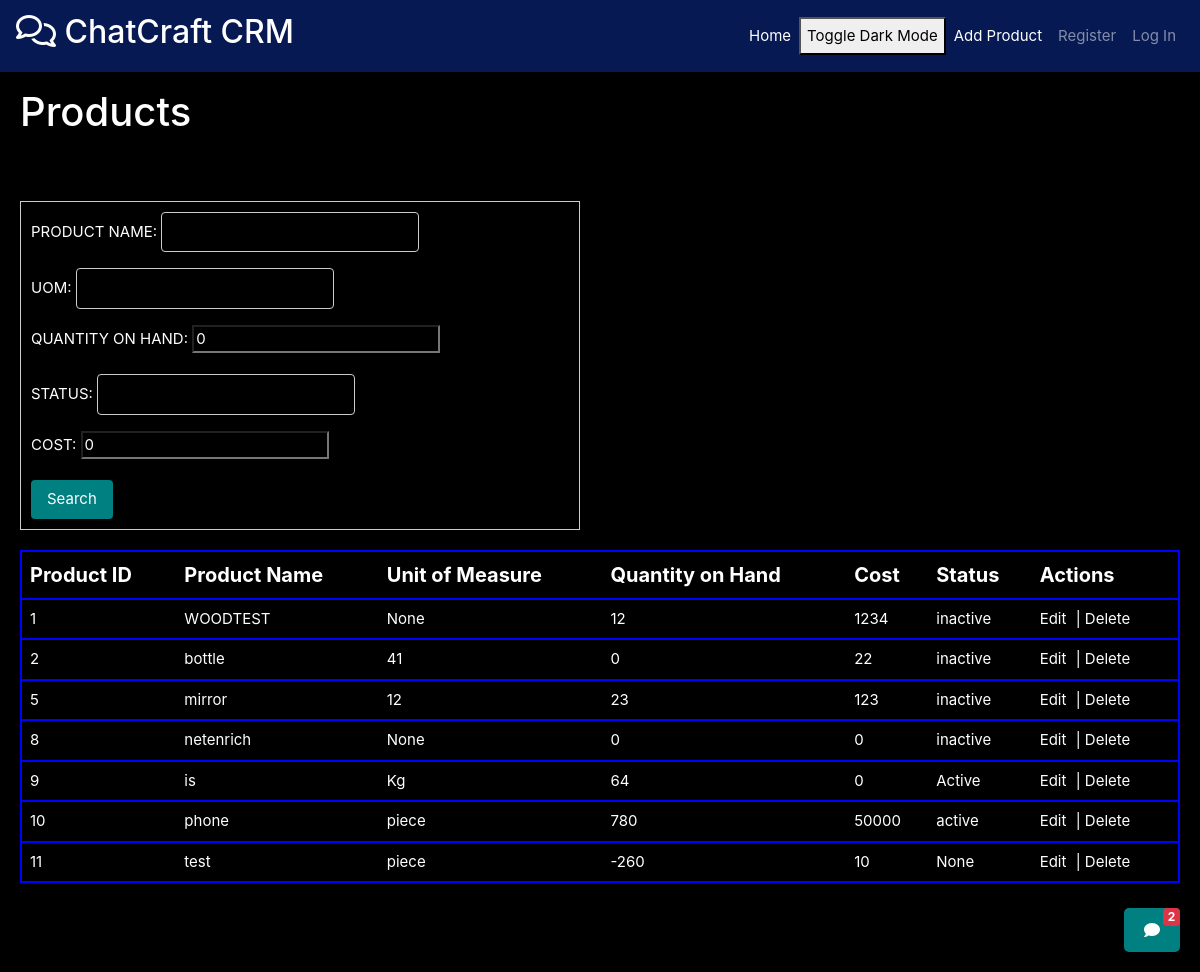
The page /products/get/ on the database as committed earlier.
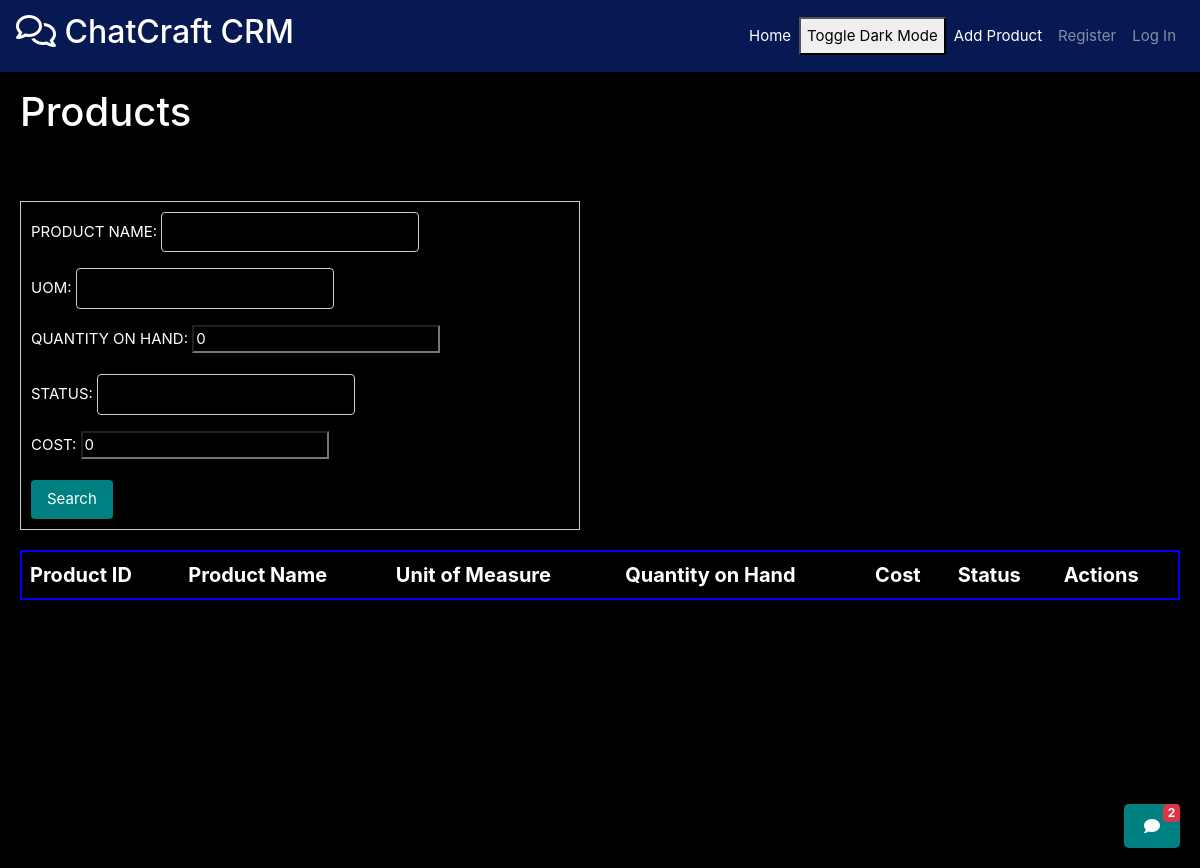
The same page on the database as committed later.
### products/models.py (models this page shows, shortened)
class Product(models.Model):
    PRODUCT_ID=models.AutoField(primary_key=True)
    PRODUCT_NAME = models.CharField(max_length=35,unique = True)
    UOM=models.CharField(max_length=35,null=True,blank=True)
    COST = models.IntegerField(default=0,null=True,blank=True)
    QUANTITY_ON_HAND=models.IntegerField(default = 0,null=True,blank=True)
    STATUS = models.CharField(max_length=35,null = True,blank=True)

### products/views.py (the view)
# urls.py: path('get/', views.getProduct),
def getProduct(request : HttpRequest):
    data = request.GET
    products = Product.objects.all()
    filter_fields = ["PRODUCT_NAME", "UOM", "QUANTITY_ON_HAND", "STATUS", "COST"]
    for field in filter_fields:
        param_value = data.get(field)
        if param_value:
            products = products.filter(**{field: param_value})
    product_list = []
    for product in products:
        product_details = {
            'PRODUCT_ID': product.PRODUCT_ID,
            'PRODUCT_NAME': product.PRODUCT_NAME,
            'UOM': product.UOM,
            'COST': product.COST,
            'QUANTITY_ON_HAND': product.QUANTITY_ON_HAND,
            'STATUS': product.STATUS,
        }
        product_list.append(product_details)
    product_data = json.dumps(product_list, indent=4)
    return render(request, 'Products/display_products.html', {'products':products, 'form':ProductForm()})

### products/forms.py (shortened to what this page needs)
class ProductForm(forms.ModelForm):
    class Meta:
        model = Product
        fields = ["PRODUCT_NAME", "UOM", "QUANTITY_ON_HAND", "STATUS", "COST"]  # List the fields you want to edit

### products/templates/Products/display_products.html (shortened to what this page needs)
{% extends 'base.html' %}
{% block extra_nav %}
<li class="nav-item">
    <a class="nav-link" href="/products/add/" style="color: white;">Add Product</a>
</li>
{% endblock %}
{% block content %}
<h1 class="page-title">Products</h1>
<br><br>
<form method="get" novalidate style="width: 560px;">
    {{ form.as_p }}
    <button type="submit">Search</button>
</form>
<table class="custom-table">
    <thead>
        <tr class="table-header">
            <th>Product ID</th>
            <th>Product Name</th>
            <th>Unit of Measure</th>
            <th>Quantity on Hand</th>
            <th>Cost</th>
            <th>Status</th>
            <th>Actions</th>
        </tr>
    </thead>
    <tbody>
        {% for product in products %}
        <tr>
            <td>{{ product.PRODUCT_ID }}</td>
            <td>{{ product.PRODUCT_NAME }}</td>
            <td>{{ product.UOM }}</td>
            <td>{{ product.QUANTITY_ON_HAND }}</td>
            <td>{{ product.COST }}</td>
            <td>{{ product.STATUS }}</td>
            <td>
                <a href="/products/edit/{{ product.PRODUCT_ID }}/" class="action-link">Edit</a> |
                <a href="/products/delete/{{ product.PRODUCT_ID }}/" class="action-link">Delete</a>
            </td>
        </tr>
        {% endfor %}
    </tbody>
</table>
{% endblock %}

Rows that differ between the two databases and show on the page:
removed Product: PRODUCT_ID "1", PRODUCT_NAME "WOODTEST", UOM "None", QUANTITY_ON_HAND "12", COST "1234", STATUS "inactive"
removed Product: PRODUCT_ID "2", PRODUCT_NAME "bottle", UOM "41", QUANTITY_ON_HAND "0", COST "22", STATUS "inactive"
removed Product: PRODUCT_ID "5", PRODUCT_NAME "mirror", UOM "12", QUANTITY_ON_HAND "23", COST "123", STATUS "inactive"
removed Product: PRODUCT_ID "8", PRODUCT_NAME "netenrich", UOM "None", QUANTITY_ON_HAND "0", COST "0", STATUS "inactive"
removed Product: PRODUCT_ID "9", PRODUCT_NAME "is", UOM "Kg", QUANTITY_ON_HAND "64", COST "0", STATUS "Active"
removed Product: PRODUCT_ID "10", PRODUCT_NAME "phone", UOM "piece", QUANTITY_ON_HAND "780", COST "50000", STATUS "active"
removed Product: PRODUCT_ID "11", PRODUCT_NAME "test", UOM "piece", QUANTITY_ON_HAND "-260", COST "10", STATUS "None"
